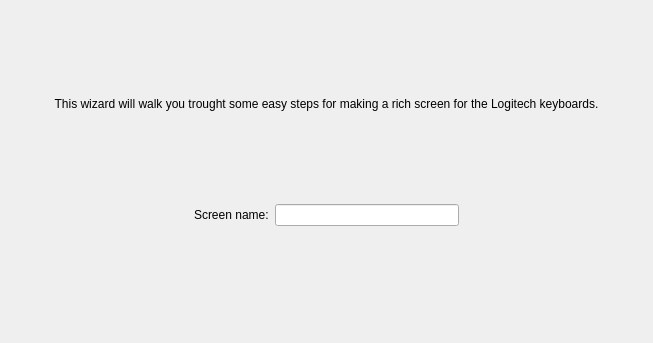
<?xml version="1.0" encoding="UTF-8"?>
<ui version="4.0">
 <class>IntroPageWidget</class>
 <widget class="QWidget" name="IntroPageWidget">
  <property name="geometry">
   <rect>
    <x>0</x>
    <y>0</y>
    <width>653</width>
    <height>343</height>
   </rect>
  </property>
  <property name="windowTitle">
   <string>Form</string>
  </property>
  <layout class="QVBoxLayout" name="verticalLayout">
   <item>
    <spacer name="verticalSpacer_3">
     <property name="orientation">
      <enum>Qt::Vertical</enum>
     </property>
     <property name="sizeHint" stdset="0">
      <size>
       <width>20</width>
       <height>86</height>
      </size>
     </property>
    </spacer>
   </item>
   <item>
    <widget class="QLabel" name="label_2">
     <property name="text">
      <string>This wizard will walk you trought some easy steps for making a rich screen for the Logitech keyboards.</string>
     </property>
     <property name="alignment">
      <set>Qt::AlignCenter</set>
     </property>
     <property name="wordWrap">
      <bool>true</bool>
     </property>
    </widget>
   </item>
   <item>
    <spacer name="verticalSpacer">
     <property name="orientation">
      <enum>Qt::Vertical</enum>
     </property>
     <property name="sizeHint" stdset="0">
      <size>
       <width>20</width>
       <height>85</height>
      </size>
     </property>
    </spacer>
   </item>
   <item>
    <layout class="QHBoxLayout" name="horizontalLayout">
     <item>
      <spacer name="horizontalSpacer_2">
       <property name="orientation">
        <enum>Qt::Horizontal</enum>
       </property>
       <property name="sizeHint" stdset="0">
        <size>
         <width>40</width>
         <height>20</height>
        </size>
       </property>
      </spacer>
     </item>
     <item>
      <widget class="QLabel" name="label">
       <property name="text">
        <string>Screen name:</string>
       </property>
      </widget>
     </item>
     <item>
      <widget class="QLineEdit" name="ScreenName_lineEdit"/>
     </item>
     <item>
      <spacer name="horizontalSpacer">
       <property name="orientation">
        <enum>Qt::Horizontal</enum>
       </property>
       <property name="sizeHint" stdset="0">
        <size>
         <width>40</width>
         <height>20</height>
        </size>
       </property>
      </spacer>
     </item>
    </layout>
   </item>
   <item>
    <widget class="QLabel" name="Error_label">
     <property name="font">
      <font>
       <weight>75</weight>
       <bold>true</bold>
      </font>
     </property>
     <property name="styleSheet">
      <string notr="true">color: rgb(255, 0, 0);</string>
     </property>
     <property name="text">
      <string/>
     </property>
     <property name="alignment">
      <set>Qt::AlignCenter</set>
     </property>
    </widget>
   </item>
   <item>
    <spacer name="verticalSpacer_2">
     <property name="orientation">
      <enum>Qt::Vertical</enum>
     </property>
     <property name="sizeHint" stdset="0">
      <size>
       <width>20</width>
       <height>86</height>
      </size>
     </property>
    </spacer>
   </item>
  </layout>
 </widget>
 <resources/>
 <connections/>
</ui>
